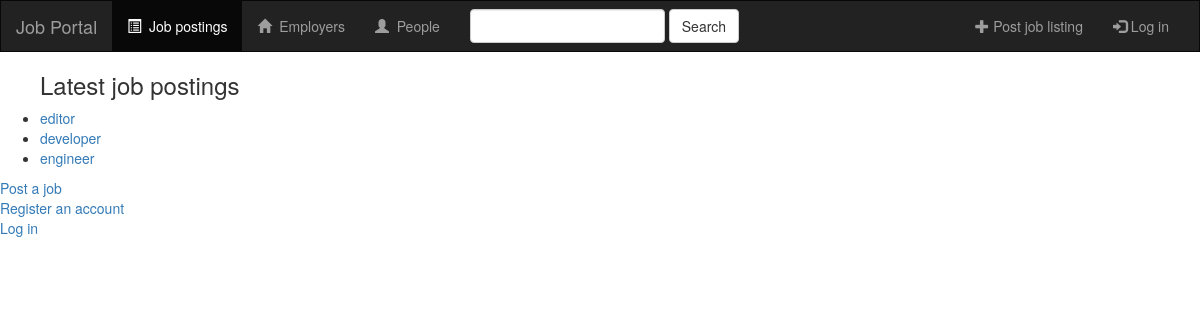
The page /jobportal/ on the database as committed earlier.
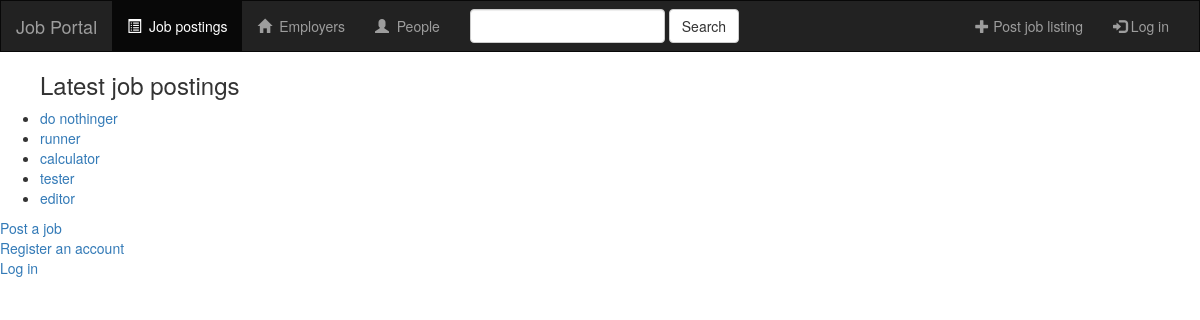
The same page on the database as committed later.
### jobportal/models.py (models this page shows, shortened)
@python_2_unicode_compatible
class Job(models.Model):
    name = models.CharField(max_length=200)
    pub_date = models.DateTimeField(default=datetime.now, blank=True)

### jobportal/views.py (the view)
class IndexView(generic.ListView):
    template_name = 'jobportal/index.html'
    context_object_name = 'latest_job_list'
    def get_queryset(self):
        return Job.objects.order_by('-pub_date')[:5]

### jobportal/templates/jobportal/index.html (shortened to what this page needs)
{% extends 'jobportal/base.html' %}
{% block body %}
{% if latest_job_list %}
    <ul>
      <h3>Latest job postings</h3>
    {% for job in latest_job_list %}
        <li><a href="{% url 'jobportal:job' job.id %}">{{ job.name }}</a></li>
    {% endfor %}
    </ul>
    <a href="{% url 'jobportal:job-add' %}">Post a job</a>
{% else %}
    <p>No polls are available.</p>
{% endif %}
<br />
<a href="{% url 'jobportal:register' %}">Register an account</a>
<div class="container-fluid">
  <div class="row">
    <a href="{% url 'jobportal:login' %}">Log in</a>
  </div>
</div>
{% endblock %}

Rows that differ between the two databases and show on the page:
no longer on this page (row unchanged): Job: name "developer"
no longer on this page (row unchanged): Job: name "engineer"
added Job: name "do nothinger"
added Job: name "runner"
added Job: name "calculator"
added Job: name "tester"
